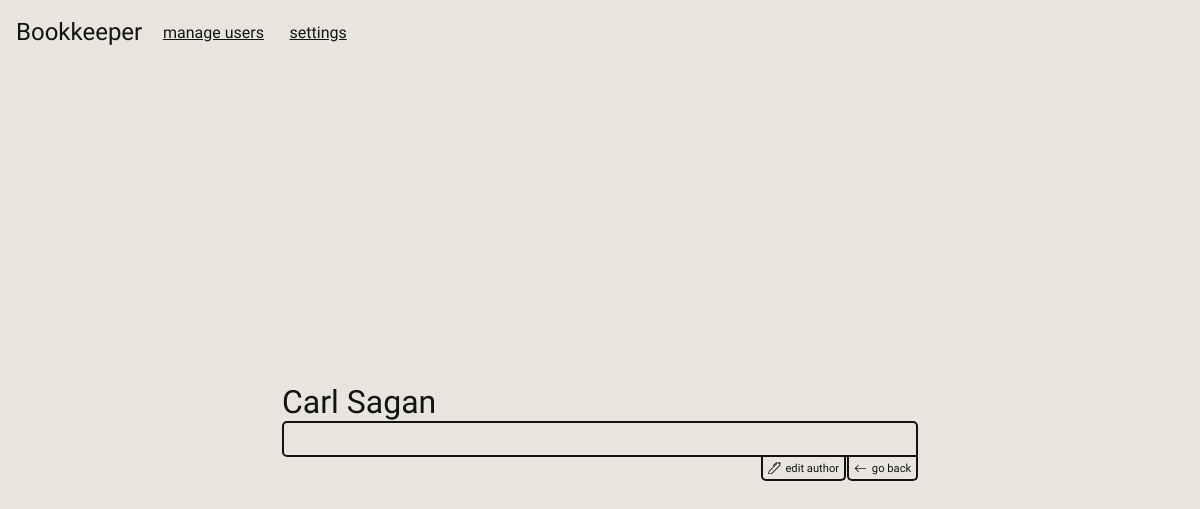
Page /author/9 on the earlier database version.
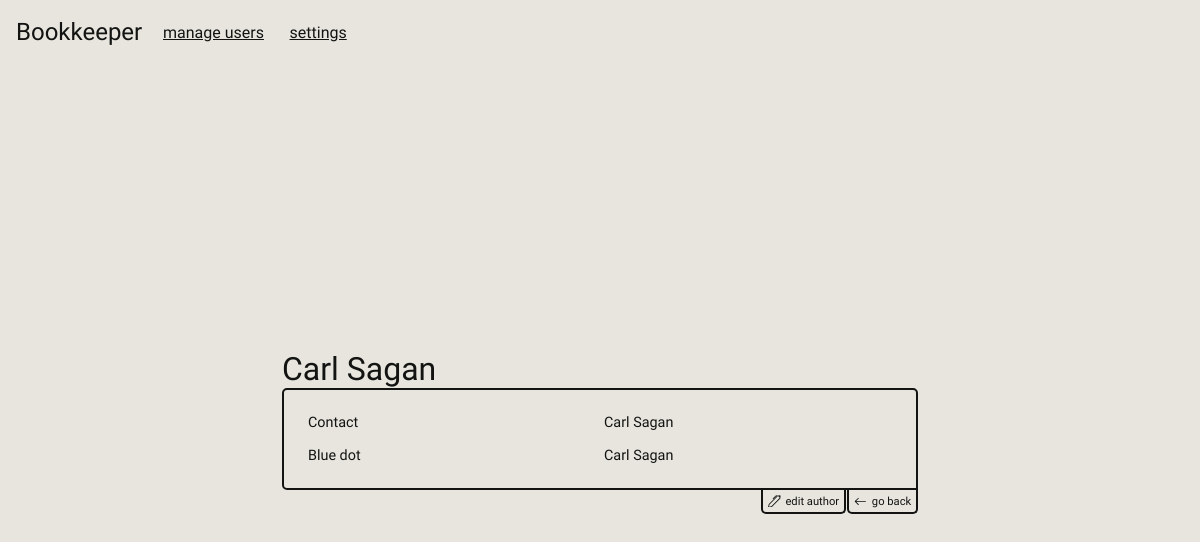
Same page on the later database version.
### bookkeeper/database/models.py (models this page shows, shortened)
class Base(DeclarativeBase):
    id      = Column(Integer, primary_key = True)

class AuthorSchema(Base):
    __tablename__ = 'authors'
    name    = Column(String, nullable = False)
    surname = Column(String, nullable = True)
    books = relationship("BookSchema", back_populates = "author")

class BookSchema(Base):
    __tablename__ = "books"
    title   = Column(String, nullable  = False)
    edition = Column(Integer, nullable = True)
    status  = Column(Integer, nullable  = False)
    author_id  = Column(Integer, ForeignKey("authors.id"), nullable = False)
    held_by    = Column(Integer, ForeignKey("users.id"), nullable = True)
    library_id = Column(Integer, ForeignKey("libraries.id"), nullable = False)
    user    = relationship("UserSchema", back_populates = "books")
    author  = relationship("AuthorSchema", back_populates = "books")
    library = relationship("LibrarySchema", back_populates = "books")

### bookkeeper/database/DTO.py (called while the page is built)
    def from_db(author: AuthorSchema):
        return Author(author.name, author.surname, author.id)

    def from_db(user: UserSchema):
        if user: return User(user.name, user.surname, user.id)

    def from_db(library: LibrarySchema):
        return Library(library.name, owned_by=User.from_db(library.user).id, id = library.id, owner = User.from_db(library.user))

    def from_db(book: BookSchema):
        return Book(
            title = book.title,
            author_id = book.author.id,
            edition = book.edition,
            status = book.status,
            library = Library.from_db(book.library),
            library_id=book.library.id,
            user = User.from_db(book.user),
            user_id = book.held_by,
            id = book.id,
            author = Author.from_db(book.author)
        )

### bookkeeper/database/database.py (called while the page is built)
    def __iter__(self):
        if self.message == DBMessage.OBJECT_LIST:
            return self.value.__iter__()
        else: ValueError("this response is not iterable")

### bookkeeper/desktop/__init__.py (called while the page is built)
    def __call__(self, **kwargs):
        return self.action(**kwargs, **self.kwargs)

### bookkeeper/desktop/templates/author.html (shortened to what this page needs)
{% extends "base.html" %}
{% block head%}
<link rel="stylesheet" href="{{ url_for('static', filename='css/author.css') }}">
{% endblock %}
{% block body %}
<div class="contianer">
    <h1>{{author.name}} {{author.surname}}</h1>
    <div class="author">
        {%for book in books%}
            <a href = "/book/{{book.id|string}}?go_back={{url_for(request.endpoint, **request.view_args)}}" class="row">
                <p>{{book.title}}</p>
                <p>{{author.name}} {{author.surname}}</p>
            </a>
        {%endfor%}
    </div>
    <div class="go-back">
        <a href="/edit-author/{{author.id|string}}">edit author</a>
<a href='{{go_back}}' > <svg xmlns="http://www.w3.org/2000/svg"   class="bi bi-arrow-left" viewBox="0 0 16 16">
  <path fill-rule="evenodd" d="M15 8a.5.5 0 0 0-.5-.5H2.707l3.147-3.146a.5.5 0 1 0-.708-.708l-4 4a.5.5 0 0 0 0 .708l4 4a.5.5 0 0 0 .708-.708L2.707 8.5H14.5A.5.5 0 0 0 15 8"/>
</svg> go back</a>
    </div>
</div>
{% endblock %}

Differences in the rows shown:
added BookSchema: title "Contact", {{ author.name }} "Carl", {{ author.surname }} "Sagan"
added BookSchema: title "Blue dot", {{ author.name }} "Carl", {{ author.surname }} "Sagan"
